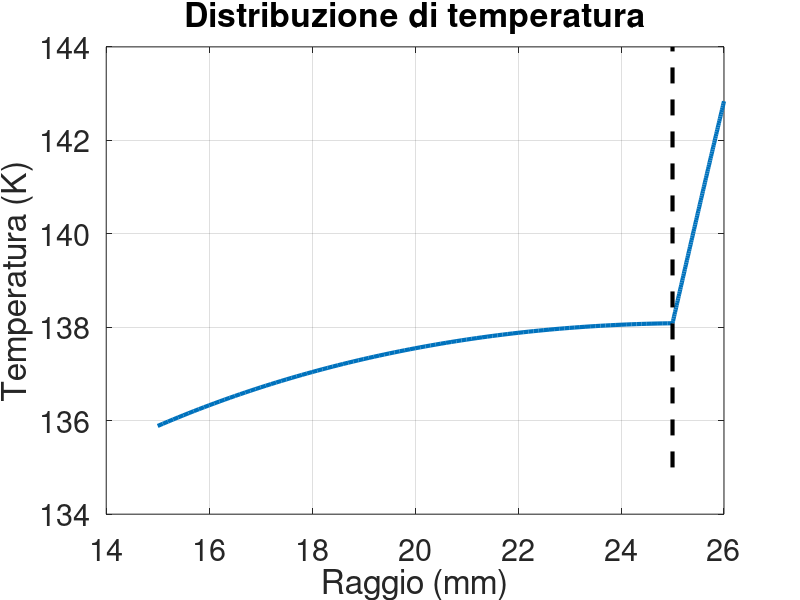

MATLAB code for this plot: (Note: this script raises an error after producing the figure.)
clc
clear 
close all

%% Assegno i dati
%Cu
kcu=150; %W/mK
cpcu=350; %J/kgK
rhocu=8900; %kg/m^3
rhoel_cu=2e-8; %ohm*m

%Ins
kins=0.5; %W/mK
cpins=1800; %J/kgK
rhoins=2500; %kg/m^3

%N2
Tn2=77; %K
hint=1200; %W/m^2K

%Air
Ta=25+273.15; %K 
hext=15; %W/m^2K

II=20e3; %A

d1=30e-3; %m
d2=50e-3; %m
d3=52e-3; %m

L=1; %m 
S=pi*(d2^2-d1^2)/4; %m^2
V=S*L; %m^3

qcu=rhoel_cu*II^2*L/S/V; %W/m^3

%% Soluzione numerica (1)
%Creazione della griglia
drcu=1e-4;
rcu=(d1/2:drcu:d2/2)'; 
ncu=length(rcu); %strato di rame

drins=1e-5;
rins=(d2/2+drins:drins:d3/2)';
nins=length(rins); %strato di isolante

rr=[rcu;rins]; %geometria intera
nn=length(rr); %numero di nodi totali

%Definizione delle proprietà
kk=kcu*(rr<=d2/2)+kins*(rr>d2/2); %vettore delle conducibilità
qvol=qcu*(rr<=d2/2)+0*(rr>d2/2); %vettore del qvol
dr=drcu*(rr<=d2/2)+drins*(rr>d2/2); %vettore dei dr

%Assemblaggio matrice A
sub_diag=1-dr./(2*rr);
main=-2*ones(nn,1);
super_diag=1+dr./(2*rr);

BB=[[sub_diag(2:end);0],main,[0;super_diag(1:end-1)]];

AA=spdiags(BB,-1:1,nn,nn);

%Assemblaggio vettore b
bb=-qvol.*dr.^2./kk;

%Condizioni al contorno
%i=1
AA(1,1)=1+hint*drcu/kcu;
AA(1,2)=-1;
bb(1)=hint*drcu*Tn2/kcu;

%i=ncu
AA(ncu,ncu-1)=kcu/kins*drins/drcu;
AA(ncu,ncu)=-1-kcu/kins*drins/drcu;
AA(ncu,ncu+1)=1;
bb(ncu)=0;

%i=end
AA(end,end-1)=-1;
AA(end,end)=1+hext*drins/kins;
bb(end)=hext*drins*Ta/kins;

%Soluzione
TT=AA\bb;

%Grafico
figure(1)
plot(rr*1e3,TT,'linewidth',3)
hold on
plot([25 25],[135 144],'--k','linewidth',3)
title('Distribuzione di temperatura')
xlabel('Raggio (mm)')
ylabel('Temperatura (K)')
set(gca,'fontsize',22)
box on
grid on
legend('Temperatura','Interfaccia','location','nw')
xlim([min(rr*1e3) max(rr*1e3)])
ylim([135 144])

%% Soluzione numerica (2) - costo computazionale
NP=[1e2 2e2 5e2 1e3 2e3  5e3 1e4]; %numero di nodi
tt=size(rr);

for ii=1:length(NP)

    drcu = (d2/2-d1/2)/NP(ii); % passo rame
    rcu=(d1/2:drcu:d2/2)';
    ncu=length(rcu);
    
    drins = (d3/2-d2/2)/NP(ii); % passo isolante
    rins=(d2/2+drins:drins:d3/2)';
    rr=[rcu;rins];
    nn(ii)=length(rr);

    kk=kcu*(rr<=d2/2)+kins*(rr>d2/2);
    qvol=qcu*(rr<=d2/2)+0*(rr>d2/2);
    dr=drcu*(rr<=d2/2)+drins*(rr>d2/2);
    
    sub_diag=1-dr./(2*rr);
    main=-2*ones(nn(ii),1);
    super_diag=1+dr./(2*rr);
    
    BB=[[sub_diag(2:end);0],main,[0;super_diag(1:end-1)]];
    
    AA=spdiags(BB,-1:1,nn(ii),nn(ii));
    
    bb=-qvol.*dr.^2./kk;
    
    AA(1,1)=1+hint*drcu/kcu;
    AA(1,2)=-1;
    bb(1)=hint*drcu*Tn2/kcu;
    
    AA(ncu,ncu-1)=kcu/kins*drins/drcu;
    AA(ncu,ncu)=-1-kcu/kins*drins/drcu;
    AA(ncu,ncu+1)=1;
    bb(ncu)=0;
    
    AA(end,end-1)=-1;
    AA(end,end)=1+hext*drins/kins;
    bb(end)=hext*drins*Ta/kins;
    
    tic %tempo di inizio
    
    TT=AA\bb;
    
    tt(ii)=toc; %tempo di fine
 
end

figure(2)
semilogy(nn,tt*1e3,'-o','linewidth',3)
title('Costo computazionale in funzione delle dimensioni della matrice')
xlabel('#Nodi (-)')
ylabel('Costo computazionale (ms)')
set(gca,'fontsize',22)
box on
grid on

%% Soluzione numerica (3) - Raggio critico

tc=linspace(0.1e-3,15e-3,30);
drcu=1e-6;
drins=1e-7;
qlosses=size(tc);

for jj=1:length(tc)
    
    rin=d2/2+tc(jj);
    d3=2*rin;
    
    rcu=(d1/2:drcu:d2/2)';
    ncu=length(rcu);
    
    rins=(d2/2+drins:drins:d3/2)';
    rr=[rcu;rins];
    nn=length(rr);
    
    kk=kcu*(rr<=d2/2)+kins*(rr>d2/2);
    qvol=qcu*(rr<=d2/2)+0*(rr>d2/2);
    dr=drcu*(rr<=d2/2)+drins*(rr>d2/2);
    
    sub_diag=1-dr./(2*rr);
    main=-2*ones(nn,1);
    super_diag=1+dr./(2*rr);
    
    BB=[[sub_diag(2:end);0],main,[0;super_diag(1:end-1)]];
    
    AA=spdiags(BB,-1:1,nn,nn);
    
    bb=-qvol.*dr.^2./kk;
    
    AA(1,1)=1+hint*drcu/kcu;
    AA(1,2)=-1;
    bb(1)=hint*drcu*Tn2/kcu;
    
    AA(ncu,ncu-1)=kcu/kins;
    AA(ncu,ncu)=-1-kcu/kins;
    AA(ncu,ncu+1)=1;
    bb(ncu)=0;
    
    AA(end,end-1)=-1;
    AA(end,end)=1+hext*drins/kins;
    bb(end)=hext*drins*Ta/kins;
    
    TT=AA\bb;
    
    qlosses(jj)=abs(pi*d3*hext*(TT(end)-Ta)); %perdite termiche

end

[Qmax,imax]=max(qlosses);
tcrit=tc(imax);
T_theo=kins/hext-d2/2;
qloss_t=abs(pi*(d2+2*T_theo)*hext*(TT(end)-Ta));

figure(3)
plot(tc*1e3,qlosses,'r-o','linewidth',3)
hold on
plot(tcrit*1e3,Qmax,'ko','markerfacecolor','y','markersize',13)
plot([T_theo*1e3 T_theo*1e3],[min(qlosses) max(qlosses)+2],'k--','linewidth',3)
title('Perdite termiche attraverso il materiale isolante')
xlabel('Spessore_{ins} (mm)')
ylabel('Perdite termiche (W/m)')
set(gca,'fontsize',22)
box on
grid on
legend('Perdite termiche','Raggio critico numerico',...
    'Raggio critico teorico','location','se')
ylim([min(qlosses) max(qlosses)+2])